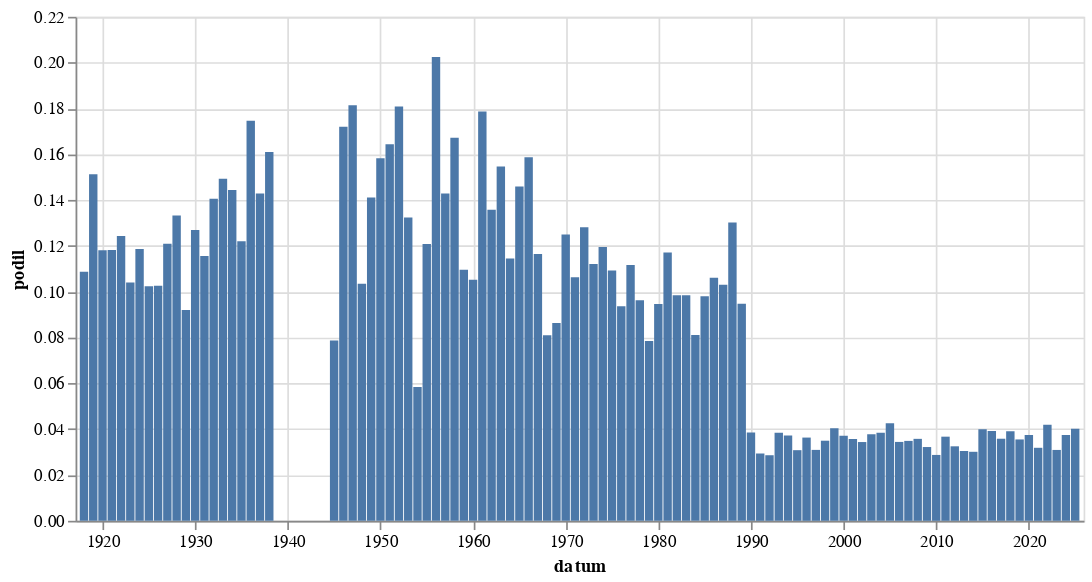

The notebook cell this image was saved under:
### Code cell
alt.Chart(
    hledej(" [Pp]ovinnos").to_pandas(),
    width = 600
).mark_bar(
).encode(
    alt.X('datum:T'),
    alt.Y('podil:Q')
)

### Figure 1 — Vega-Lite specification as saved in the notebook (floating-point values rounded to 4 significant figures)
{"config": {"view": {"continuousWidth": 300, "continuousHeight": 300}}, "data": {"name": "data-0089e2efe8e414786013895e8d4c59b7"}, "mark": {"type": "bar"}, "encoding": {"x": {"field": "datum", "type": "temporal"}, "y": {"field": "podil", "type": "quantitative"}}, "width": 600, "$schema": "https://vega.github.io/schema/vega-lite/v5.8.0.json", "datasets": {"data-0089e2efe8e414786013895e8d4c59b7": [{"datum": "1918-01-01T00:00:00", "text": 70, "text_right": 644, "podil": 0.1087, "co": " [Pp]ovinnos"}, {"datum": "1919-01-01T00:00:00", "text": 597, "text_right": 3946, "podil": 0.1513, "co": " [Pp]ovinnos"}, {"datum": "1920-01-01T00:00:00", "text": 668, "text_right": 5656, "podil": 0.1181, "co": " [Pp]ovinnos"}, {"datum": "1921-01-01T00:00:00", "text": 920, "text_right": 7785, "podil": 0.1182, "co": " [Pp]ovinnos"}, {"datum": "1922-01-01T00:00:00", "text": 942, "text_right": 7580, "podil": 0.1243, "co": " [Pp]ovinnos"}, {"datum": "1923-01-01T00:00:00", "text": 544, "text_right": 5228, "podil": 0.1041, "co": " [Pp]ovinnos"}, {"datum": "1924-01-01T00:00:00", "text": 665, "text_right": 5606, "podil": 0.1186, "co": " [Pp]ovinnos"}, {"datum": "1925-01-01T00:00:00", "text": 465, "text_right": 4541, "podil": 0.1024, "co": " [Pp]ovinnos"}, {"datum": "1926-01-01T00:00:00", "text": 728, "text_right": 7099, "podil": 0.1025, "co": " [Pp]ovinnos"}, {"datum": "1927-01-01T00:00:00", "text": 745, "text_right": 6160, "podil": 0.1209, "co": " [Pp]ovinnos"}, {"datum": "1928-01-01T00:00:00", "text": 792, "text_right": 5941, "podil": 0.1333, "co": " [Pp]ovinnos"}, {"datum": "1929-01-01T00:00:00", "text": 339, "text_right": 3684, "podil": 0.09202, "co": " [Pp]ovinnos"}, {"datum": "1930-01-01T00:00:00", "text": 944, "text_right": 7437, "podil": 0.1269, "co": " [Pp]ovinnos"}, {"datum": "1931-01-01T00:00:00", "text": 694, "text_right": 6002, "podil": 0.1156, "co": " [Pp]ovinnos"}, {"datum": "1932-01-01T00:00:00", "text": 504, "text_right": 3586, "podil": 0.1405, "co": " [Pp]ovinnos"}, {"datum": "1933-01-01T00:00:00", "text": 606, "text_right": 4059, "podil": 0.1493, "co": " [Pp]ovinnos"}, {"datum": "1934-01-01T00:00:00", "text": 468, "text_right": 3242, "podil": 0.1444, "co": " [Pp]ovinnos"}, {"datum": "1935-01-01T00:00:00", "text": 393, "text_right": 3221, "podil": 0.122, "co": " [Pp]ovinnos"}, {"datum": "1936-01-01T00:00:00", "text": 587, "text_right": 3361, "podil": 0.1747, "co": " [Pp]ovinnos"}, {"datum": "1937-01-01T00:00:00", "text": 441, "text_right": 3087, "podil": 0.1429, "co": " [Pp]ovinnos"}, {"datum": "1938-01-01T00:00:00", "text": 254, "text_right": 1578, "podil": 0.161, "co": " [Pp]ovinnos"}, {"datum": "1945-01-01T00:00:00", "text": 56, "text_right": 712, "podil": 0.07865, "co": " [Pp]ovinnos"}, {"datum": "1946-01-01T00:00:00", "text": 482, "text_right": 2802, "podil": 0.172, "co": " [Pp]ovinnos"}, {"datum": "1947-01-01T00:00:00", "text": 450, "text_right": 2481, "podil": 0.1814, "co": " [Pp]ovinnos"}, {"datum": "1948-01-01T00:00:00", "text": 259, "text_right": 2504, "podil": 0.1034, "co": " [Pp]ovinnos"}, {"datum": "1949-01-01T00:00:00", "text": 116, "text_right": 822, "podil": 0.1411, "co": " [Pp]ovinnos"}, {"datum": "1950-01-01T00:00:00", "text": 69, "text_right": 436, "podil": 0.1583, "co": " [Pp]ovinnos"}, {"datum": "1951-01-01T00:00:00", "text": 60, "text_right": 365, "podil": 0.1644, "co": " [Pp]ovinnos"}, {"datum": "1952-01-01T00:00:00", "text": 70, "text_right": 387, "podil": 0.1809, "co": " [Pp]ovinnos"}, {"datum": "1953-01-01T00:00:00", "text": 38, "text_right": 287, "podil": 0.1324, "co": " [Pp]ovinnos"}, {"datum": "1954-01-01T00:00:00", "text": 36, "text_right": 616, "podil": 0.05844, "co": " [Pp]ovinnos"}, {"datum": "1955-01-01T00:00:00", "text": 25, "text_right": 207, "podil": 0.1208, "co": " [Pp]ovinnos"}, {"datum": "1956-01-01T00:00:00", "text": 66, "text_right": 326, "podil": 0.2025, "co": " [Pp]ovinnos"}, {"datum": "1957-01-01T00:00:00", "text": 48, "text_right": 336, "podil": 0.1429, "co": " [Pp]ovinnos"}, {"datum": "1958-01-01T00:00:00", "text": 54, "text_right": 323, "podil": 0.1672, "co": " [Pp]ovinnos"}, {"datum": "1959-01-01T00:00:00", "text": 33, "text_right": 301, "podil": 0.1096, "co": " [Pp]ovinnos"}, {"datum": "1960-01-01T00:00:00", "text": 42, "text_right": 399, "podil": 0.1053, "co": " [Pp]ovinnos"}, {"datum": "1961-01-01T00:00:00", "text": 72, "text_right": 403, "podil": 0.1787, "co": " [Pp]ovinnos"}, {"datum": "1962-01-01T00:00:00", "text": 30, "text_right": 221, "podil": 0.1357, "co": " [Pp]ovinnos"}, {"datum": "1963-01-01T00:00:00", "text": 47, "text_right": 304, "podil": 0.1546, "co": " [Pp]ovinnos"}, {"datum": "1964-01-01T00:00:00", "text": 87, "text_right": 760, "podil": 0.1145, "co": " [Pp]ovinnos"}, {"datum": "1965-01-01T00:00:00", "text": 69, "text_right": 473, "podil": 0.1459, "co": " [Pp]ovinnos"}, {"datum": "1966-01-01T00:00:00", "text": 83, "text_right": 523, "podil": 0.1587, "co": " [Pp]ovinnos"}, {"datum": "1967-01-01T00:00:00", "text": 61, "text_right": 524, "podil": 0.1164, "co": " [Pp]ovinnos"}, {"datum": "1968-01-01T00:00:00", "text": 162, "text_right": 1999, "podil": 0.08104, "co": " [Pp]ovinnos"}, {"datum": "1969-01-01T00:00:00", "text": 122, "text_right": 1413, "podil": 0.08634, "co": " [Pp]ovinnos"}, {"datum": "1970-01-01T00:00:00", "text": 120, "text_right": 960, "podil": 0.125, "co": " [Pp]ovinnos"}, {"datum": "1971-01-01T00:00:00", "text": 92, "text_right": 865, "podil": 0.1064, "co": " [Pp]ovinnos"}, {"datum": "1972-01-01T00:00:00", "text": 77, "text_right": 601, "podil": 0.1281, "co": " [Pp]ovinnos"}, {"datum": "1973-01-01T00:00:00", "text": 96, "text_right": 856, "podil": 0.1121, "co": " [Pp]ovinnos"}, {"datum": "1974-01-01T00:00:00", "text": 96, "text_right": 803, "podil": 0.1196, "co": " [Pp]ovinnos"}, {"datum": "1975-01-01T00:00:00", "text": 100, "text_right": 915, "podil": 0.1093, "co": " [Pp]ovinnos"}, {"datum": "1976-01-01T00:00:00", "text": 62, "text_right": 662, "podil": 0.09366, "co": " [Pp]ovinnos"}, {"datum": "1977-01-01T00:00:00", "text": 87, "text_right": 779, "podil": 0.1117, "co": " [Pp]ovinnos"}, {"datum": "1978-01-01T00:00:00", "text": 80, "text_right": 831, "podil": 0.09627, "co": " [Pp]ovinnos"}, {"datum": "1979-01-01T00:00:00", "text": 52, "text_right": 663, "podil": 0.07843, "co": " [Pp]ovinnos"}, {"datum": "1980-01-01T00:00:00", "text": 70, "text_right": 740, "podil": 0.09459, "co": " [Pp]ovinnos"}, {"datum": "1981-01-01T00:00:00", "text": 61, "text_right": 521, "podil": 0.1171, "co": " [Pp]ovinnos"}, {"datum": "1982-01-01T00:00:00", "text": 76, "text_right": 772, "podil": 0.09845, "co": " [Pp]ovinnos"}, {"datum": "1983-01-01T00:00:00", "text": 85, "text_right": 863, "podil": 0.09849, "co": " [Pp]ovinnos"}, {"datum": "1984-01-01T00:00:00", "text": 57, "text_right": 703, "podil": 0.08108, "co": " [Pp]ovinnos"}, {"datum": "1985-01-01T00:00:00", "text": 64, "text_right": 653, "podil": 0.09801, "co": " [Pp]ovinnos"}, {"datum": "1986-01-01T00:00:00", "text": 52, "text_right": 490, "podil": 0.1061, "co": " [Pp]ovinnos"}, {"datum": "1987-01-01T00:00:00", "text": 69, "text_right": 670, "podil": 0.103, "co": " [Pp]ovinnos"}, {"datum": "1988-01-01T00:00:00", "text": 119, "text_right": 914, "podil": 0.1302, "co": " [Pp]ovinnos"}, {"datum": "1989-01-01T00:00:00", "text": 173, "text_right": 1825, "podil": 0.09479, "co": " [Pp]ovinnos"}, {"datum": "1990-01-01T00:00:00", "text": 607, "text_right": 15752, "podil": 0.03853, "co": " [Pp]ovinnos"}, {"datum": "1991-01-01T00:00:00", "text": 912, "text_right": 31045, "podil": 0.02938, "co": " [Pp]ovinnos"}, {"datum": "1992-01-01T00:00:00", "text": 712, "text_right": 24879, "podil": 0.02862, "co": " [Pp]ovinnos"}, {"datum": "1993-01-01T00:00:00", "text": 334, "text_right": 8681, "podil": 0.03847, "co": " [Pp]ovinnos"}, {"datum": "1994-01-01T00:00:00", "text": 268, "text_right": 7203, "podil": 0.03721, "co": " [Pp]ovinnos"}, {"datum": "1995-01-01T00:00:00", "text": 268, "text_right": 8693, "podil": 0.03083, "co": " [Pp]ovinnos"}, {"datum": "1996-01-01T00:00:00", "text": 332, "text_right": 9139, "podil": 0.03633, "co": " [Pp]ovinnos"}, {"datum": "1997-01-01T00:00:00", "text": 492, "text_right": 15895, "podil": 0.03095, "co": " [Pp]ovinnos"}, {"datum": "1998-01-01T00:00:00", "text": 399, "text_right": 11413, "podil": 0.03496, "co": " [Pp]ovinnos"}, {"datum": "1999-01-01T00:00:00", "text": 790, "text_right": 19544, "podil": 0.04042, "co": " [Pp]ovinnos"}, {"datum": "2000-01-01T00:00:00", "text": 836, "text_right": 22514, "podil": 0.03713, "co": " [Pp]ovinnos"}, {"datum": "2001-01-01T00:00:00", "text": 689, "text_right": 19300, "podil": 0.0357, "co": " [Pp]ovinnos"}, {"datum": "2002-01-01T00:00:00", "text": 533, "text_right": 15504, "podil": 0.03438, "co": " [Pp]ovinnos"}, {"datum": "2003-01-01T00:00:00", "text": 791, "text_right": 20928, "podil": 0.0378, "co": " [Pp]ovinnos"}, {"datum": "2004-01-01T00:00:00", "text": 751, "text_right": 19522, "podil": 0.03847, "co": " [Pp]ovinnos"}, {"datum": "2005-01-01T00:00:00", "text": 1080, "text_right": 25379, "podil": 0.04255, "co": " [Pp]ovinnos"}, {"datum": "2006-01-01T00:00:00", "text": 632, "text_right": 18354, "podil": 0.03443, "co": " [Pp]ovinnos"}, {"datum": "2007-01-01T00:00:00", "text": 568, "text_right": 16287, "podil": 0.03487, "co": " [Pp]ovinnos"}, {"datum": "2008-01-01T00:00:00", "text": 638, "text_right": 17835, "podil": 0.03577, "co": " [Pp]ovinnos"}, {"datum": "2009-01-01T00:00:00", "text": 645, "text_right": 20031, "podil": 0.0322, "co": " [Pp]ovinnos"}, {"datum": "2010-01-01T00:00:00", "text": 370, "text_right": 12869, "podil": 0.02875, "co": " [Pp]ovinnos"}, {"datum": "2011-01-01T00:00:00", "text": 653, "text_right": 17781, "podil": 0.03672, "co": " [Pp]ovinnos"}, {"datum": "2012-01-01T00:00:00", "text": 479, "text_right": 14732, "podil": 0.03251, "co": " [Pp]ovinnos"}, {"datum": "2013-01-01T00:00:00", "text": 301, "text_right": 9881, "podil": 0.03046, "co": " [Pp]ovinnos"}, {"datum": "2014-01-01T00:00:00", "text": 626, "text_right": 20781, "podil": 0.03012, "co": " [Pp]ovinnos"}, {"datum": "2015-01-01T00:00:00", "text": 848, "text_right": 21226, "podil": 0.03995, "co": " [Pp]ovinnos"}, {"datum": "2016-01-01T00:00:00", "text": 873, "text_right": 22255, "podil": 0.03923, "co": " [Pp]ovinnos"}, {"datum": "2017-01-01T00:00:00", "text": 638, "text_right": 17808, "podil": 0.03583, "co": " [Pp]ovinnos"}, {"datum": "2018-01-01T00:00:00", "text": 804, "text_right": 20582, "podil": 0.03906, "co": " [Pp]ovinnos"}, {"datum": "2019-01-01T00:00:00", "text": 879, "text_right": 24751, "podil": 0.03551, "co": " [Pp]ovinnos"}, {"datum": "2020-01-01T00:00:00", "text": 884, "text_right": 23572, "podil": 0.0375, "co": " [Pp]ovinnos"}, {"datum": "2021-01-01T00:00:00", "text": 643, "text_right": 20176, "podil": 0.03187, "co": " [Pp]ovinnos"}, {"datum": "2022-01-01T00:00:00", "text": 873, "text_right": 20822, "podil": 0.04193, "co": " [Pp]ovinnos"}, {"datum": "2023-01-01T00:00:00", "text": 772, "text_right": 24959, "podil": 0.03093, "co": " [Pp]ovinnos"}, {"datum": "2024-01-01T00:00:00", "text": 905, "text_right": 24168, "podil": 0.03745, "co": " [Pp]ovinnos"}, {"datum": "2025-01-01T00:00:00", "text": 421, "text_right": 10482, "podil": 0.04016, "co": " [Pp]ovinnos"}]}}
